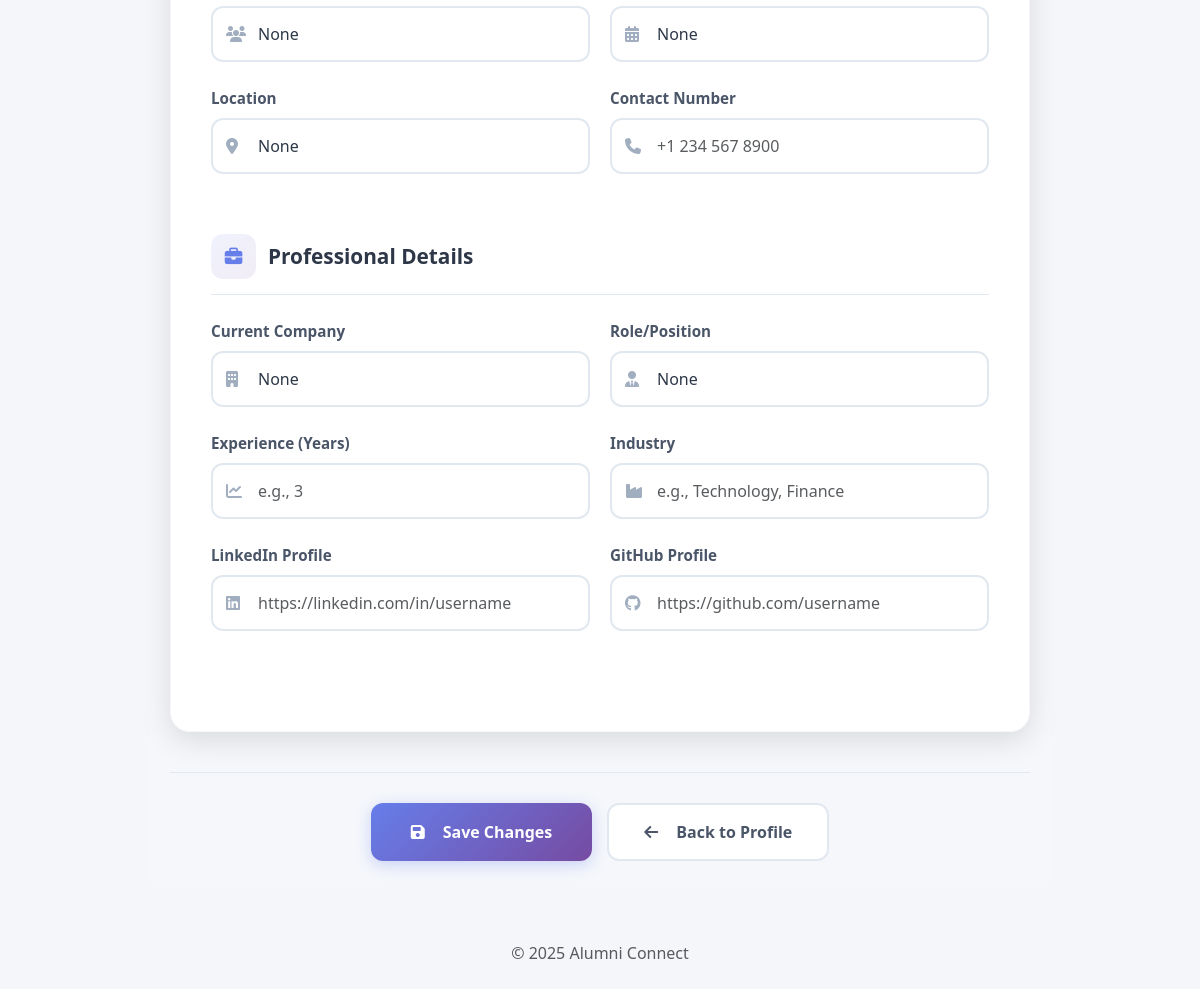
/profile/edit/ (signed in, lower part), run on an earlier commit of the app's database.
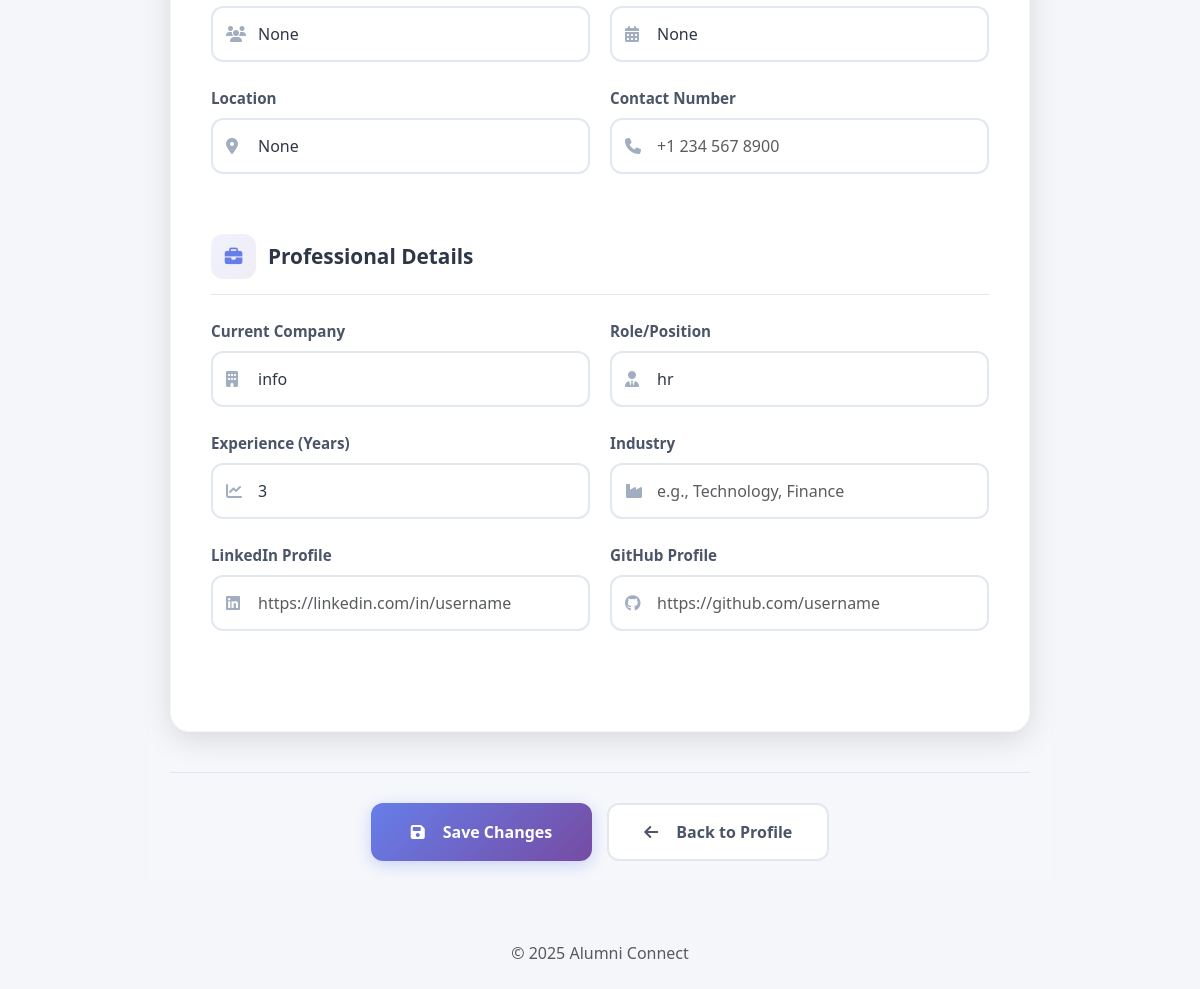
And on a later commit of the database.
### pages/models.py (models this page shows, shortened)
class StudentProfile(models.Model):
    user = models.OneToOneField(User, on_delete=models.CASCADE)
    roll_number = models.CharField(max_length=50, blank=True, null=True)
    department = models.CharField(max_length=100, blank=True, null=True)
    batch = models.CharField(max_length=20, blank=True, null=True)
    year_of_passing = models.IntegerField(blank=True, null=True)
    phone = models.CharField(max_length=20, blank=True, null=True)
    current_company = models.CharField(max_length=100, blank=True, null=True)
    role = models.CharField(max_length=100, blank=True, null=True)
    experience_years = models.IntegerField(blank=True, null=True)
    profile_photo = models.ImageField(upload_to='profile_photos/', blank=True, null=True)
    location = models.CharField(max_length=200, blank=True, null=True)

### pages/views.py (the view, shortened to what this page needs)
# urls.py: path('profile/edit/', views.profile_edit_view, name='profile_edit'),
@login_required(login_url='login')
def profile_edit_view(request):
    user = request.user
    student_profile = StudentProfile.objects.filter(user=user).first()
    return render(request, "profile_edit.html", {
        "student_profile": student_profile
    })

### templates/profile_edit.html (shortened to what the changed rows need)
{% extends "base.html" %}
{% load static %}
{% block content %}
<div class="edit-profile-container">
  <div class="edit-profile-card fade-in">
    <form method="POST" enctype="multipart/form-data" id="profileForm">
      <div class="form-section">
        <div class="form-row">
          <div class="form-group">
            <div class="input-with-icon">
              <i class="fas fa-users input-icon"></i>
              <input type="text" class="form-control" name="batch" value="{{ student_profile.batch }}" placeholder="e.g., 2020">
            </div>
          </div>
          <div class="form-group">
            <div class="input-with-icon">
              <i class="fas fa-calendar-alt input-icon"></i>
              <input type="text" class="form-control" name="year_of_passing" value="{{ student_profile.year_of_passing }}" placeholder="e.g., 2024">
            </div>
          </div>
        </div>
        <div class="form-row">
          <div class="form-group">
            <div class="input-with-icon">
              <i class="fas fa-map-marker-alt input-icon"></i>
              <input type="text" class="form-control" name="location" value="{{ student_profile.location }}" placeholder="City, Country">
            </div>
          </div>
        </div>
      </div>
      <div class="form-section">
        <div class="form-row">
          <div class="form-group">
            <div class="input-with-icon">
              <i class="fas fa-building input-icon"></i>
              <input type="text" class="form-control" name="current_company" value="{{ student_profile.current_company }}" placeholder="e.g., Google, Microsoft">
            </div>
          </div>
          <div class="form-group">
            <div class="input-with-icon">
              <i class="fas fa-user-tie input-icon"></i>
              <input type="text" class="form-control" name="role" value="{{ student_profile.role }}" placeholder="e.g., Software Engineer">
            </div>
          </div>
        </div>
        <div class="form-row">
          <div class="form-group">
            <div class="input-with-icon">
              <i class="fas fa-chart-line input-icon"></i>
              <input type="number" class="form-control" name="experience_years" value="{{ student_profile.experience_years }}" placeholder="e.g., 3" min="0" max="50">
            </div>
          </div>
        </div>
        </div>
      </div>
  </div>
{% endblock %}

What changed in the data, as far as the page shows it:
changed StudentProfile "None": current_company "None" → "info"; role "None" → "hr"; experience_years (not shown) → "3"
